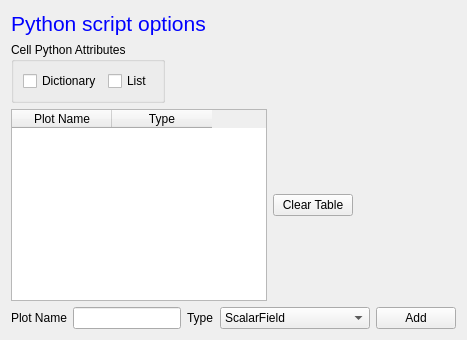
  <widget class="QWizardPage" name="wizardPage_5">
   <layout class="QVBoxLayout" name="verticalLayout_10">
    <item>
     <widget class="QLabel" name="label_13">
      <property name="text">
       <string>&lt;!DOCTYPE HTML PUBLIC &quot;-//W3C//DTD HTML 4.0//EN&quot; &quot;http://www.w3.org/TR/REC-html40/strict.dtd&quot;&gt;
&lt;html&gt;&lt;head&gt;&lt;meta name=&quot;qrichtext&quot; content=&quot;1&quot; /&gt;&lt;style type=&quot;text/css&quot;&gt;
p, li { white-space: pre-wrap; }
&lt;/style&gt;&lt;/head&gt;&lt;body style=&quot; font-family:'MS Shell Dlg 2'; font-size:8.25pt; font-weight:400; font-style:normal;&quot;&gt;
&lt;p style=&quot; margin-top:0px; margin-bottom:0px; margin-left:0px; margin-right:0px; -qt-block-indent:0; text-indent:0px;&quot;&gt;&lt;span style=&quot; font-size:16pt; color:#0000ff;&quot;&gt;Python script options&lt;/span&gt;&lt;/p&gt;&lt;/body&gt;&lt;/html&gt;</string>
      </property>
     </widget>
    </item>
    <item>
     <layout class="QHBoxLayout" name="horizontalLayout_13">
      <item>
       <widget class="QGroupBox" name="groupBox_3">
        <property name="title">
         <string>Cell Python Attributes</string>
        </property>
        <layout class="QVBoxLayout" name="verticalLayout_9">
         <item>
          <layout class="QHBoxLayout" name="horizontalLayout_11">
           <item>
            <widget class="QCheckBox" name="dictCB">
             <property name="toolTip">
              <string>Generates code which attaches Python dictionary to each cell. The dictionary can be accessed/ modified in Python.</string>
             </property>
             <property name="text">
              <string>Dictionary</string>
             </property>
            </widget>
           </item>
           <item>
            <widget class="QCheckBox" name="listCB">
             <property name="toolTip">
              <string>&lt;!DOCTYPE HTML PUBLIC &quot;-//W3C//DTD HTML 4.0//EN&quot; &quot;http://www.w3.org/TR/REC-html40/strict.dtd&quot;&gt;
&lt;html&gt;&lt;head&gt;&lt;meta name=&quot;qrichtext&quot; content=&quot;1&quot; /&gt;&lt;style type=&quot;text/css&quot;&gt;
p, li { white-space: pre-wrap; }
&lt;/style&gt;&lt;/head&gt;&lt;body style=&quot; font-family:'MS Shell Dlg 2'; font-size:8.25pt; font-weight:400; font-style:normal;&quot;&gt;
&lt;p style=&quot; margin-top:0px; margin-bottom:0px; margin-left:0px; margin-right:0px; -qt-block-indent:0; text-indent:0px;&quot;&gt;&lt;span style=&quot; font-size:8pt;&quot;&gt;Generates code which attaches Python list to each cell. The list can be accessed/ modified in Python.&lt;/span&gt;&lt;/p&gt;&lt;/body&gt;&lt;/html&gt;</string>
             </property>
             <property name="text">
              <string>List</string>
             </property>
            </widget>
           </item>
          </layout>
         </item>
        </layout>
       </widget>
      </item>
      <item>
       <spacer name="horizontalSpacer_8">
        <property name="orientation">
         <enum>Qt::Horizontal</enum>
        </property>
        <property name="sizeHint" stdset="0">
         <size>
          <width>40</width>
          <height>20</height>
         </size>
        </property>
       </spacer>
      </item>
     </layout>
    </item>
    <item>
     <layout class="QHBoxLayout" name="horizontalLayout_14">
      <item>
       <widget class="QTableWidget" name="plotTable">
        <property name="enabled">
         <bool>true</bool>
        </property>
        <property name="baseSize">
         <size>
          <width>256</width>
          <height>171</height>
         </size>
        </property>
        <column>
         <property name="text">
          <string>Plot Name</string>
         </property>
        </column>
        <column>
         <property name="text">
          <string>Type</string>
         </property>
        </column>
       </widget>
      </item>
      <item>
       <widget class="QPushButton" name="clearPlotTablePB">
        <property name="text">
         <string>Clear Table</string>
        </property>
       </widget>
      </item>
      <item>
       <spacer name="horizontalSpacer_7">
        <property name="orientation">
         <enum>Qt::Horizontal</enum>
        </property>
        <property name="sizeHint" stdset="0">
         <size>
          <width>40</width>
          <height>20</height>
         </size>
        </property>
       </spacer>
      </item>
     </layout>
    </item>
    <item>
     <layout class="QHBoxLayout" name="horizontalLayout_12">
      <item>
       <widget class="QLabel" name="label_14">
        <property name="text">
         <string>Plot Name</string>
        </property>
       </widget>
      </item>
      <item>
       <widget class="QLineEdit" name="plotLE"/>
      </item>
      <item>
       <widget class="QLabel" name="label_15">
        <property name="text">
         <string>Type</string>
        </property>
       </widget>
      </item>
      <item>
       <widget class="QComboBox" name="plotTypeCB">
        <property name="minimumSize">
         <size>
          <width>150</width>
          <height>0</height>
         </size>
        </property>
        <item>
         <property name="text">
          <string>ScalarField</string>
         </property>
        </item>
        <item>
         <property name="text">
          <string>CellLevelScalarField</string>
         </property>
        </item>
        <item>
         <property name="text">
          <string>VectorField</string>
         </property>
        </item>
        <item>
         <property name="text">
          <string>CellLevelVectorField</string>
         </property>
        </item>
       </widget>
      </item>
      <item>
       <widget class="QPushButton" name="plotAddPB">
        <property name="text">
         <string>Add</string>
        </property>
       </widget>
      </item>
     </layout>
    </item>
   </layout>
  </widget>
